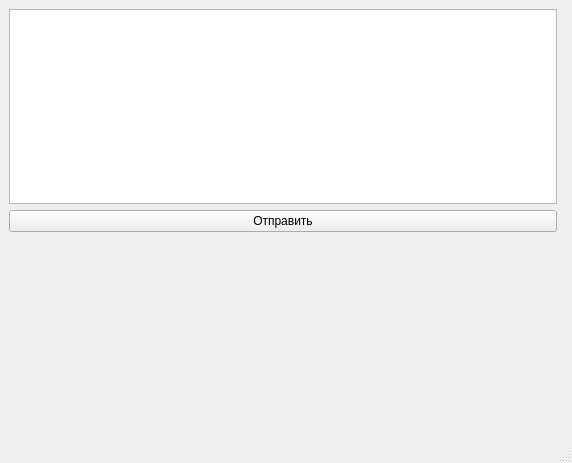
<?xml version="1.0" encoding="UTF-8"?>
<ui version="4.0">
 <class>MainWindow</class>
 <widget class="QMainWindow" name="MainWindow">
  <property name="geometry">
   <rect>
    <x>0</x>
    <y>0</y>
    <width>572</width>
    <height>463</height>
   </rect>
  </property>
  <property name="windowTitle">
   <string>MainWindow</string>
  </property>
  <widget class="QWidget" name="centralwidget">
   <layout class="QGridLayout" name="gridLayout">
    <item row="3" column="0" colspan="2">
     <widget class="QLabel" name="label">
      <property name="sizePolicy">
       <sizepolicy hsizetype="Expanding" vsizetype="Preferred">
        <horstretch>0</horstretch>
        <verstretch>0</verstretch>
       </sizepolicy>
      </property>
      <property name="toolTip">
       <string>&lt;html&gt;&lt;head/&gt;&lt;body&gt;&lt;p&gt;&lt;br/&gt;&lt;/p&gt;&lt;/body&gt;&lt;/html&gt;</string>
      </property>
      <property name="text">
       <string/>
      </property>
     </widget>
    </item>
    <item row="0" column="0">
     <widget class="QTextEdit" name="textEdit">
      <property name="sizePolicy">
       <sizepolicy hsizetype="Expanding" vsizetype="Preferred">
        <horstretch>0</horstretch>
        <verstretch>0</verstretch>
       </sizepolicy>
      </property>
      <property name="html">
       <string>&lt;!DOCTYPE HTML PUBLIC &quot;-//W3C//DTD HTML 4.0//EN&quot; &quot;http://www.w3.org/TR/REC-html40/strict.dtd&quot;&gt;
&lt;html&gt;&lt;head&gt;&lt;meta name=&quot;qrichtext&quot; content=&quot;1&quot; /&gt;&lt;meta charset=&quot;utf-8&quot; /&gt;&lt;style type=&quot;text/css&quot;&gt;
p, li { white-space: pre-wrap; }
hr { height: 1px; border-width: 0; }
li.unchecked::marker { content: &quot;\2610&quot;; }
li.checked::marker { content: &quot;\2612&quot;; }
&lt;/style&gt;&lt;/head&gt;&lt;body style=&quot; font-family:'Sans Serif'; font-size:9pt; font-weight:400; font-style:normal;&quot;&gt;
&lt;p style=&quot;-qt-paragraph-type:empty; margin-top:0px; margin-bottom:0px; margin-left:0px; margin-right:0px; -qt-block-indent:0; text-indent:0px;&quot;&gt;&lt;br /&gt;&lt;/p&gt;&lt;/body&gt;&lt;/html&gt;</string>
      </property>
     </widget>
    </item>
    <item row="1" column="0">
     <widget class="QPushButton" name="pushButton">
      <property name="sizePolicy">
       <sizepolicy hsizetype="Minimum" vsizetype="Maximum">
        <horstretch>0</horstretch>
        <verstretch>0</verstretch>
       </sizepolicy>
      </property>
      <property name="text">
       <string>Отправить</string>
      </property>
     </widget>
    </item>
   </layout>
  </widget>
  <widget class="QMenuBar" name="menubar">
   <property name="geometry">
    <rect>
     <x>0</x>
     <y>0</y>
     <width>572</width>
     <height>22</height>
    </rect>
   </property>
  </widget>
  <widget class="QStatusBar" name="statusbar"/>
 </widget>
 <resources/>
 <connections/>
</ui>
